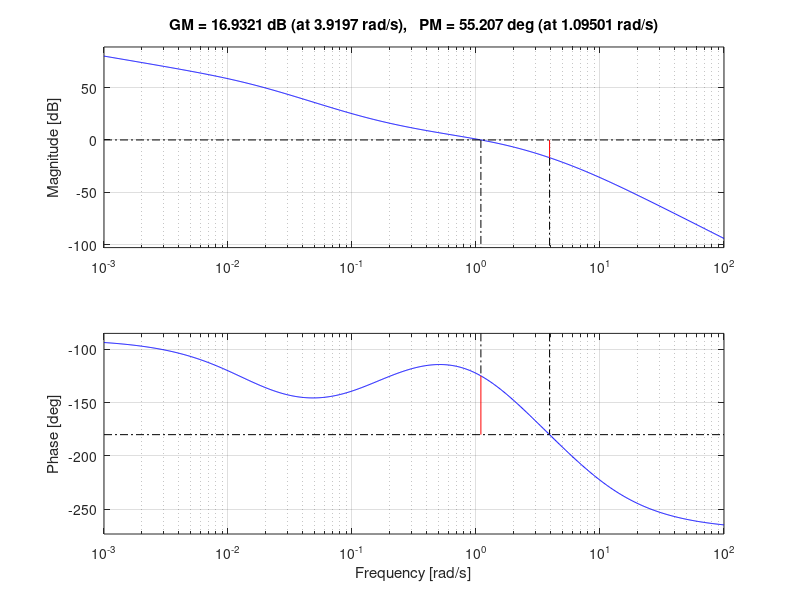
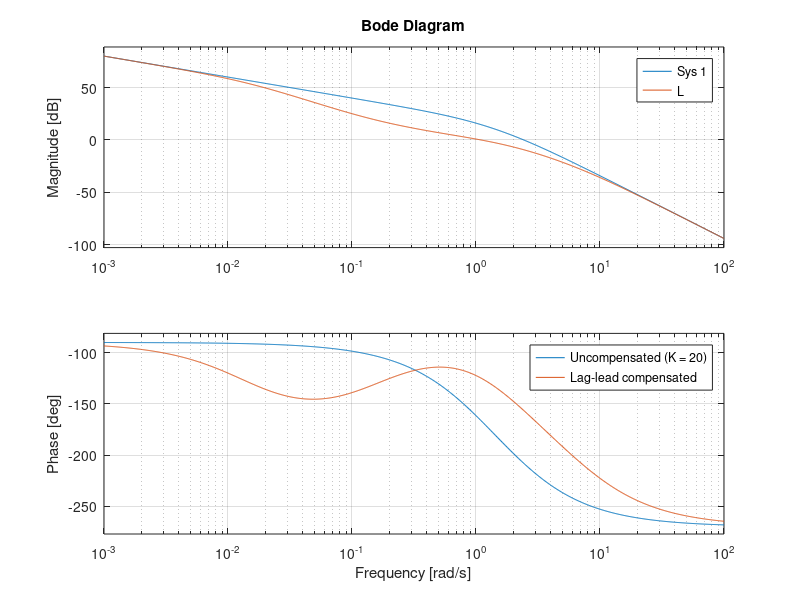
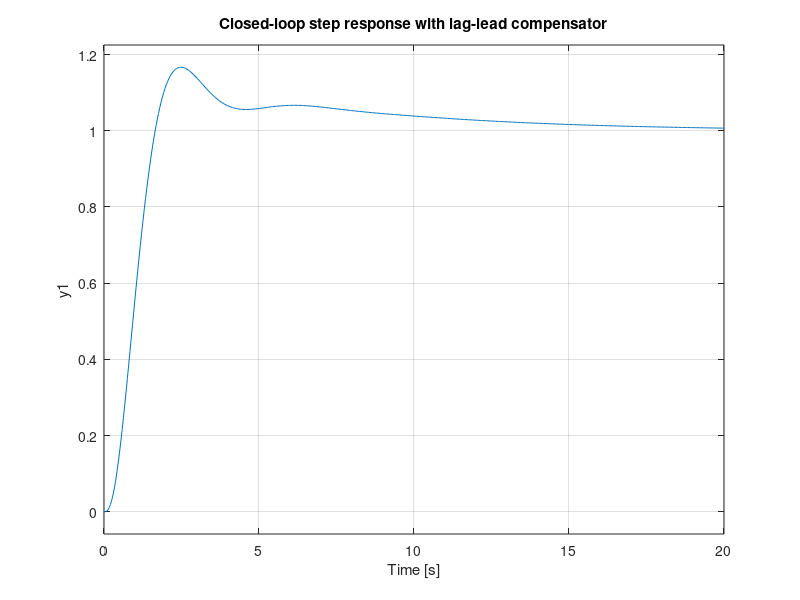

MATLAB code to generate these figures, in order: (Note: this script raises an error after producing the figures.)
%% Weeks 21-29 - Lag-lead compensator  |  المعوض المتأخر-المتقدم (Lag-Lead)
% Ogata, chapter 7: plant G(s) = K / (s (s + 1)(s + 2))
% Requirements: Kv = 10 s^-1, phase margin = 50 deg, gain margin >= 10 dB
% الجزء المتقدم (Lead) يرفع هامش الطور، والجزء المتأخر (Lag) يحسن الخطأ
clc; clear; close all

G = tf(1, conv([1 0], conv([1 1], [1 2])));
K = 20;                                   % Kv = K/2 = 10
[Gm0, Pm0] = margin(K*G);
fprintf('Gain only (K = 20): Pm = %.1f deg  -> unstable\n', Pm0);

% New gain crossover chosen at w = 1.5 rad/s (near the -180 deg frequency)
lag  = tf([1 0.15], [1 0.015]);           % zero at 0.15, pole at 0.015 (beta = 10)
lead = tf([1 0.7],  [1 7]);               % zero at 0.7,  pole at 7
Gc = lead * lag
L = K * Gc * G;

% Ogata designs this with asymptotic Bode approximations (target Pm = 50 deg);
% the exact computation below gives Pm ~ 55 deg and Gm ~ 17 dB, so it meets the spec.
% الكتاب يستخدم التقريب البياني، والحساب الدقيق يعطي هامش طور أكبر قليلاً
[Gm, Pm, Wcg, Wcp] = margin(L);
fprintf('Compensated: Pm = %.1f deg at %.2f rad/s,  Gm = %.1f dB\n', Pm, Wcp, 20*log10(Gm));
fprintf('Kv = %.2f\n', dcgain(tf([1 0], 1) * L));
margin(L)

figure
bode(K*G, L)
legend('Uncompensated (K = 20)', 'Lag-lead compensated')

figure
step(feedback(L, 1), 20)
title('Closed-loop step response with lag-lead compensator')
S = stepinfo(feedback(L, 1))
